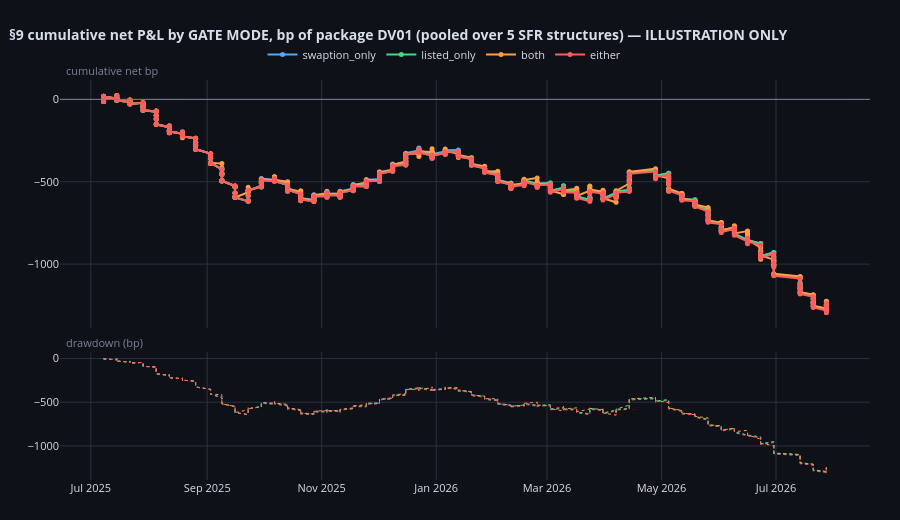

Source (notebook cell):
### Code cell
_books = {}
for _m in tw.DISTINCT_GATE_MODES:
    _b = BOOKS[(BOOKS["gate_mode"] == _m) & BOOKS["gate_closed"].to_numpy(bool)].copy()
    if _b.empty:
        continue
    _books[_m] = (_b[["exit", "gate_net_bp"]]
                  .rename(columns={"exit": "closed_at", "gate_net_bp": "realized_pnl"})
                  .sort_values("closed_at"))
compare_curves(_books, title="§9 cumulative net P&L by GATE MODE, bp of package DV01 "
                             "(pooled over 5 SFR structures) — ILLUSTRATION ONLY",
               time_col="closed_at", pnl_col="realized_pnl", unit="bp").show()
print("'cheapest' is omitted from this chart: it is the same series as 'both' (§5),")
print("and plotting an identical curve twice would misrepresent how many distinct")
print("strategies were tried.")

### Figure 1 — Plotly figure (JSON) as saved in the notebook; plotly's stock layout.template omitted (floating-point values rounded to 4 significant figures; data arrays with more than 128 entries replaced by an {"elided": "..."} marker saying what was removed)
{"data": [{"hovertemplate": "<b>swaption_only</b><br>%{x|%Y-%m-%d}<br>cum %{y:.3f} bp<extra></extra>", "line": {"color": "#4dabf7", "width": 2}, "marker": {"size": 5}, "mode": "lines+markers", "name": "swaption_only", "type": "scatter", "x": {"elided": "270 str values"}, "xaxis": "x", "y": {"elided": "270 float values"}, "yaxis": "y"}, {"hoverinfo": "skip", "line": {"color": "#4dabf7", "dash": "dot", "width": 1}, "mode": "lines", "name": "swaption_only dd", "showlegend": false, "type": "scatter", "x": {"elided": "270 str values"}, "xaxis": "x2", "y": {"elided": "270 float values"}, "yaxis": "y2"}, {"hovertemplate": "<b>listed_only</b><br>%{x|%Y-%m-%d}<br>cum %{y:.3f} bp<extra></extra>", "line": {"color": "#3ddc84", "width": 2}, "marker": {"size": 5}, "mode": "lines+markers", "name": "listed_only", "type": "scatter", "x": {"elided": "270 str values"}, "xaxis": "x", "y": {"elided": "270 float values"}, "yaxis": "y"}, {"hoverinfo": "skip", "line": {"color": "#3ddc84", "dash": "dot", "width": 1}, "mode": "lines", "name": "listed_only dd", "showlegend": false, "type": "scatter", "x": {"elided": "270 str values"}, "xaxis": "x2", "y": {"elided": "270 float values"}, "yaxis": "y2"}, {"hovertemplate": "<b>both</b><br>%{x|%Y-%m-%d}<br>cum %{y:.3f} bp<extra></extra>", "line": {"color": "#ff9f43", "width": 2}, "marker": {"size": 5}, "mode": "lines+markers", "name": "both", "type": "scatter", "x": {"elided": "267 str values"}, "xaxis": "x", "y": {"elided": "267 float values"}, "yaxis": "y"}, {"hoverinfo": "skip", "line": {"color": "#ff9f43", "dash": "dot", "width": 1}, "mode": "lines", "name": "both dd", "showlegend": false, "type": "scatter", "x": {"elided": "267 str values"}, "xaxis": "x2", "y": {"elided": "267 float values"}, "yaxis": "y2"}, {"hovertemplate": "<b>either</b><br>%{x|%Y-%m-%d}<br>cum %{y:.3f} bp<extra></extra>", "line": {"color": "#ff5c5c", "width": 2}, "marker": {"size": 5}, "mode": "lines+markers", "name": "either", "type": "scatter", "x": {"elided": "270 str values"}, "xaxis": "x", "y": {"elided": "270 float values"}, "yaxis": "y"}, {"hoverinfo": "skip", "line": {"color": "#ff5c5c", "dash": "dot", "width": 1}, "mode": "lines", "name": "either dd", "showlegend": false, "type": "scatter", "x": {"elided": "270 str values"}, "xaxis": "x2", "y": {"elided": "270 float values"}, "yaxis": "y2"}], "layout": {"annotations": [{"font": {"color": "#7b8394", "size": 11}, "showarrow": false, "text": "cumulative net bp", "x": 0.005, "xanchor": "left", "xref": "paper", "y": 1.0, "yanchor": "bottom", "yref": "paper"}, {"font": {"color": "#7b8394", "size": 11}, "showarrow": false, "text": "drawdown (bp)", "x": 0.005, "xanchor": "left", "xref": "paper", "y": 0.3196, "yanchor": "bottom", "yref": "paper"}], "font": {"color": "#d8dee9", "size": 11}, "height": 520, "hoverlabel": {"bgcolor": "#161a23", "bordercolor": "#2a3040"}, "hovermode": "x unified", "legend": {"bgcolor": "rgba(0,0,0,0)", "orientation": "h", "x": 0.25, "y": 1.1}, "margin": {"b": 40, "l": 60, "r": 30, "t": 80}, "paper_bgcolor": "#0e1117", "plot_bgcolor": "#0e1117", "shapes": [{"line": {"color": "#7b8394", "width": 1}, "type": "line", "x0": 0, "x1": 1, "xref": "x domain", "y0": 0, "y1": 0, "yref": "y"}], "title": {"font": {"size": 14}, "text": "<b>§9 cumulative net P&L by GATE MODE, bp of package DV01 (pooled over 5 SFR structures) — ILLUSTRATION ONLY</b>", "x": 0.01}, "xaxis": {"anchor": "y", "domain": [0.0, 1.0], "gridcolor": "#2a3040", "matches": "x2", "showgrid": true, "showspikes": true, "showticklabels": false, "spikecolor": "#7b8394", "spikedash": "dot", "spikemode": "across", "spikesnap": "cursor", "spikethickness": 1}, "xaxis2": {"anchor": "y2", "domain": [0.0, 1.0], "gridcolor": "#2a3040", "showgrid": true, "showspikes": true, "spikecolor": "#7b8394", "spikedash": "dot", "spikemode": "across", "spikesnap": "cursor", "spikethickness": 1}, "yaxis": {"anchor": "x", "domain": [0.3796, 1.0], "gridcolor": "#2a3040", "showgrid": true, "zeroline": false}, "yaxis2": {"anchor": "x2", "domain": [0.0, 0.3196], "gridcolor": "#2a3040", "showgrid": true, "zeroline": false}}}
